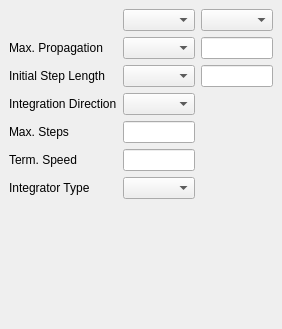
<ui version="4.0" >
 <author></author>
 <comment></comment>
 <exportmacro></exportmacro>
 <class>pqStreamTracerControls</class>
 <widget class="QWidget" name="pqStreamTracerControls" >
  <property name="geometry" >
   <rect>
    <x>0</x>
    <y>0</y>
    <width>263</width>
    <height>329</height>
   </rect>
  </property>
  <property name="windowTitle" >
   <string>Form</string>
  </property>
  <layout class="QVBoxLayout" >
   <property name="margin" >
    <number>9</number>
   </property>
   <property name="spacing" >
    <number>6</number>
   </property>
   <item>
    <layout class="QGridLayout" >
     <property name="margin" >
      <number>0</number>
     </property>
     <property name="spacing" >
      <number>6</number>
     </property>
     <item row="5" column="0" >
      <widget class="QLabel" name="label_5" >
       <property name="text" >
        <string>Term. Speed</string>
       </property>
      </widget>
     </item>
     <item row="3" column="0" >
      <widget class="QLabel" name="label_3" >
       <property name="text" >
        <string>Integration Direction</string>
       </property>
      </widget>
     </item>
     <item row="2" column="2" >
      <widget class="QLineEdit" name="InitialIntegrationStep" />
     </item>
     <item row="4" column="0" >
      <widget class="QLabel" name="label_4" >
       <property name="text" >
        <string>Max. Steps</string>
       </property>
      </widget>
     </item>
     <item row="6" column="1" >
      <widget class="QComboBox" name="IntegratorType" />
     </item>
     <item row="6" column="0" >
      <widget class="QLabel" name="label_6" >
       <property name="text" >
        <string>Integrator Type</string>
       </property>
      </widget>
     </item>
     <item row="2" column="0" >
      <widget class="QLabel" name="label_2" >
       <property name="text" >
        <string>Initial Step Length</string>
       </property>
      </widget>
     </item>
     <item row="5" column="1" >
      <widget class="QLineEdit" name="TerminalSpeed" />
     </item>
     <item row="1" column="2" >
      <widget class="QLineEdit" name="MaximumPropagation" />
     </item>
     <item row="1" column="0" >
      <widget class="QLabel" name="label" >
       <property name="text" >
        <string>Max. Propagation</string>
       </property>
      </widget>
     </item>
     <item row="2" column="1" >
      <widget class="QComboBox" name="InitialIntegrationStepUnit" />
     </item>
     <item row="4" column="1" >
      <widget class="QLineEdit" name="MaximumNumberOfSteps" />
     </item>
     <item row="1" column="1" >
      <widget class="QComboBox" name="MaximumPropagationUnit" />
     </item>
     <item row="3" column="1" >
      <widget class="QComboBox" name="IntegrationDirection" />
     </item>
     <item row="0" column="1" >
      <widget class="QComboBox" name="Source" />
     </item>
     <item row="0" column="2" >
      <widget class="QComboBox" name="SelectInputVectors" />
     </item>
    </layout>
   </item>
   <item>
    <spacer>
     <property name="orientation" >
      <enum>Qt::Vertical</enum>
     </property>
     <property name="sizeHint" >
      <size>
       <width>20</width>
       <height>40</height>
      </size>
     </property>
    </spacer>
   </item>
  </layout>
 </widget>
 <pixmapfunction></pixmapfunction>
 <resources/>
 <connections/>
</ui>
